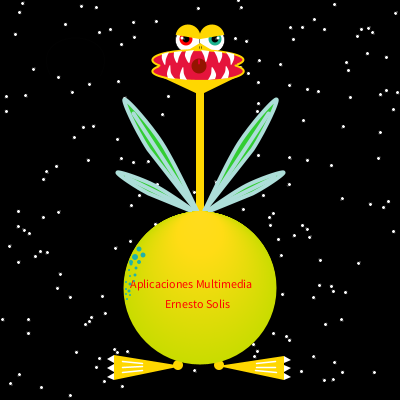
Frame 1 (no input)
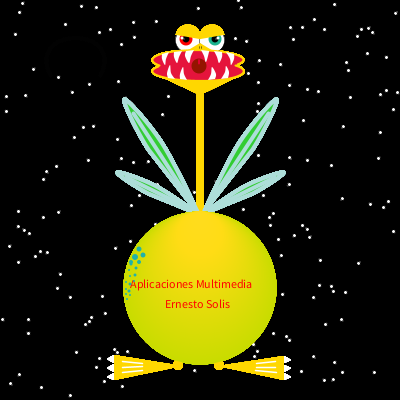
Frame 60 (the mouse pressed at the canvas centre just before this capture)
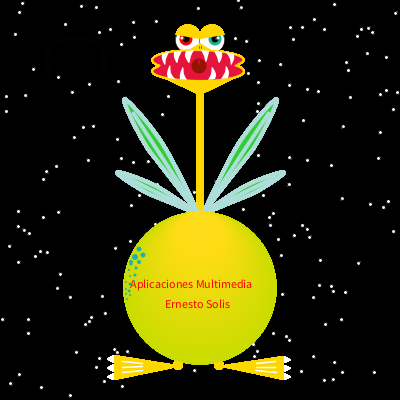
Frame 120 (the mouse held since frame 60 and released just before this capture)

The Processing sketch that drew these frames (run headless with seeded random() and noise(); from frame 60 on, the mouse is pressed at the canvas centre):

// Processing sketch: processing_98857
// ── processing_98857.pde

float x;
float y;
//color c = color(201, 223, 0);
color c = color(255, 215, 0);
color r = color (229,20,60);
color j = color (253, 255, 255);
color rojo = color(255);
 
void setup(){
  size(400,400);
  frameRate(30);
  smooth();
  background(0);
  for(int i = 0;i<200;i++){
    fill(255);
    ellipse(random(400),random(400),4,4);
  }
   

 x= width*0.5;
 y= height* 0.72;
}
 
 
void draw (){
  noFill();
  stroke(2); 
  bezier(50, 75, 25, 25, 125, 25, 100, 75);
     
  fill (255);
  stroke (0);
  strokeWeight(0.5);
  ellipse (x-12, y-248, 25, 25);
   
    noStroke();
    fill(255,0,0); 
    ellipse(x-14, y-249, 13, 13);
   

      fill(0);
      ellipse (x-14 ,y-249, 7, 7);
     
     
        fill(255);
        ellipse (x-18, y-250, 3, 3);
        ellipse (x-16, y-249, 1, 1);
   

  fill (255);
  stroke (0);
  strokeWeight(0.5);
  ellipse (x+12, y-248, 25, 25);
   
 
     noStroke();
     fill(27,179,143);
     ellipse(x+15, y-249, 13, 13);
   
    
       fill(0);
       ellipse (x+15 ,y-249, 7, 7);
   
     
        fill(255);
        ellipse (x+18, y-250, 3, 3);
        ellipse (x+16, y-249, 1, 1);
   
 
 

  fill(c); 
  noStroke();
  arc(x-12, y-251, 25, 25, radians(190), radians(370));
   

  arc(x+12, y-251, 25, 25, radians(170), radians(350));
 

  triangle (x, y-245, x+15, y-236, x-15, y-236);
   

    stroke (0);
    strokeWeight(0.5);
    line (x+1, y-242, x+1, y-240);
    line (x-1, y-242, x-1, y-240);
   

  noStroke();
  triangle (x, y-193, x-45, y-214, x+41, y-213);
      

  rect (x-4, y-211, 8, 140);

 fill(r);
 noStroke();
 ellipse (x-2, y-217, 91, 20);
 ellipse (x-2, y-228, 91, 20);
 noFill();
 stroke(c);
 strokeWeight (2);
 arc (x-2, y-228, 91, 20, radians(148), radians(390));
 arc(x-2, y-217, 91, 20, radians(-35), radians(210));

   noStroke();
   fill(148,20,0);
   ellipse (x-1, y-222, 15, 15);
   fill(223,0,48);
   ellipse (x-1,y-227, 2, 4);
   ellipse (x-1, y-225, 2, 3);
  
/////Dientes//////////////////////////////////////////////
  noStroke();
  fill(rojo);
  beginShape();
  curveVertex (x-38, y-234);
  curveVertex (x-38, y-234);
  curveVertex (x-38, y-229);
  curveVertex (x-35, y-223);
  curveVertex (x-34, y-229);
  curveVertex (x-31, y-236);
  curveVertex (x-31, y-236);
  endShape(CLOSE);
 

  noStroke();
  fill(rojo);
  beginShape();
  curveVertex (x-26, y-236);
  curveVertex (x-26, y-236);
  curveVertex (x-26, y-231);
  curveVertex (x-23, y-225);
  curveVertex (x-21, y-231);
  curveVertex (x-18, y-237);
  curveVertex (x-18, y-237);
  endShape(CLOSE);

  noStroke();
  fill(rojo);
  beginShape();
  curveVertex (x-14, y-237);
  curveVertex (x-14, y-237);
  curveVertex (x-15, y-232);
  curveVertex (x-11, y-225);
  curveVertex (x-9, y-232);
  curveVertex (x-6, y-238);
  curveVertex (x-6, y-238);
  endShape(CLOSE);
 

  noStroke();
  fill(rojo);
  beginShape();
  curveVertex (x+26, y-236);
  curveVertex (x+26, y-236);
  curveVertex (x+30, y-229);
  curveVertex (x+31, y-223);
  curveVertex (x+34, y-229);
  curveVertex (x+34, y-234);
  curveVertex (x+34, y-234);
  endShape(CLOSE);
 

  noStroke();
  fill(rojo);
  beginShape();
  curveVertex (x+14, y-237);
  curveVertex (x+14, y-237);
  curveVertex (x+17, y-231);
  curveVertex (x+19, y-225);
  curveVertex (x+22, y-231);
  curveVertex (x+22, y-236);
  curveVertex (x+22, y-236);
  endShape(CLOSE);
 

  noStroke();
  fill(rojo);
  beginShape();
  curveVertex (x+1, y-238);
  curveVertex (x+1, y-238);
  curveVertex (x+4, y-232);
  curveVertex (x+6, y-226);
  curveVertex (x+9, y-236);
  curveVertex (x+9, y-237);
  curveVertex (x+9, y-237);
  endShape(CLOSE);
 

  noStroke();
  fill(rojo);
  beginShape();
  curveVertex (x-32, y-210);
  curveVertex (x-32, y-210);
  curveVertex (x-33, y-215);
  curveVertex (x-30, y-223);
  curveVertex (x-29, y-215);
  curveVertex (x-25, y-209);
  curveVertex (x-25, y-209);
  endShape(CLOSE);
 

  noStroke();
  fill(rojo);
  beginShape();
  curveVertex (x-20, y-209);
  curveVertex (x-20, y-209);
  curveVertex (x-20, y-214);
  curveVertex (x-17, y-221);
  curveVertex (x-16, y-214);
  curveVertex (x-13, y-208);
  curveVertex (x-13, y-208);
  endShape(CLOSE);
 

  noStroke();
  fill(rojo);
  beginShape();
  curveVertex (x+21, y-209);
  curveVertex (x+21, y-209);
  curveVertex (x+25, y-216);
  curveVertex (x+26, y-222);
  curveVertex (x+29, y-216);
  curveVertex (x+28, y-210);
  curveVertex (x+28, y-210);
  endShape(CLOSE);
 

  noStroke();
  fill(rojo);
  beginShape();
  curveVertex (x+8, y-208);
  curveVertex (x+8, y-208);
  curveVertex (x+11, y-214);
  curveVertex (x+12, y-221);
  curveVertex (x+16, y-214);
  curveVertex (x+15, y-209);
  curveVertex (x+15, y-209);
  endShape(CLOSE); 
  

  fill(c);
  ellipse (x-22, y+77, 10, 10);
  triangle (x-18, y+78, x-86, y+67, x-86, y+92);
   
  
    stroke (j);
    strokeWeight(1.5);
    line (x-78, y+73, x-58, y+75);
    line (x-78, y+79, x-58, y+78);
    line (x-78, y+84, x-58, y+82);
   
  
      noStroke();
      fill (255);
      triangle (x-93, y+71, x-86, y+67, x-86, y+75);
      triangle (x-93, y+80, x-86, y+76, x-86, y+84);
      triangle (x-93, y+89, x-86, y+85, x-86, y+92);
   

  fill(c);
  ellipse (x+19, y+77, 10, 10);
  triangle (x+18, y+78, x+84,y+68, x+84, y+92);
     

    stroke (j);
    line (x+56, y+75, x+75, y+73);
    line (x+56, y+79, x+75, y+79);
    line (x+55, y+82, x+76, y+84);
     
    
      noStroke();
      fill (255);
      triangle (x+91, y+72, x+84, y+68, x+84, y+75);
      triangle (x+91, y+80, x+84, y+77, x+84, y+84);
      triangle (x+91, y+89, x+84, y+85, x+84, y+92);
     
//alas////////////////////////////////////////////////////////////
//scale(1.5);
strokeWeight(4);
fill(50, 205, 50);
stroke (173,222,217);
beginShape();
curveVertex (x-2, y-75);
curveVertex (x-2, y-75);
curveVertex (x-39, y-146);
curveVertex (x-76, y-189);
curveVertex (x-52, y-139);
curveVertex (x-2, y-75);
endShape(CLOSE);
line(x-4, y-78, x-67, y-175);
stroke(173,222,217);
 

fill(50, 205, 50);
stroke (173,222,217);
beginShape();
curveVertex (x-3, y-75);
curveVertex (x-3, y-75);
curveVertex (x-46, y-103);
curveVertex (x-83, y-116);
curveVertex (x-52, y-95);
curveVertex (x-3, y-75);
endShape(CLOSE);
line(x-3, y-76, x-74, y-111);
stroke(173,222,217); 
 
fill(50, 205, 50);
stroke (173,222,217);
beginShape();
curveVertex (x+4, y-78);
curveVertex (x+4, y-78);
curveVertex (x+39, y-146);
curveVertex (x+76, y-189);
curveVertex (x+52, y-139);
curveVertex (x+4, y-78);
endShape(CLOSE);
line(x+4, y-78, x+68, y-175);
stroke(173,222,217);
 

fill(50, 205, 50);
stroke (173,222,217);
beginShape();
curveVertex (x+3, y-75);
curveVertex (x+3, y-75);
curveVertex (x+46, y-103);
curveVertex (x+83, y-116);
curveVertex (x+52, y-95);
curveVertex (x+3, y-75);
endShape(CLOSE);
line(x+3, y-76, x+74, y-111);
stroke(173,222,217);

//
scale(1);
for(int i=0; i<=153; i++){
    noStroke();
    scale(1);
    fill(201+i*0.5,220,0+i*0.2);
    ellipse (x, y-i*0.5, 153-i, 153-i);
}
//0 128 128

    fill(255,0,0);
    text("Aplicaciones Multimedia",x-70,y);
    text("Ernesto Solis",x-35,y+20);
    
    fill(32, 178, 170);
    ellipse (x-61, y-39, 5,5);
    ellipse (x-57, y-33, 5,5);
    ellipse (x-65, y-31, 6,6);
    ellipse (x-61, y-26, 4,4);
    ellipse (x-69, y-26, 4,4);
    ellipse (x-69, y-24, 3,3);
    ellipse (x-64, y-20, 3,3);
    ellipse (x-71, y-18, 2,2);
    ellipse (x-65, y-13, 3,3);
    ellipse (x-70, y-12, 2,2);
    ellipse (x-66, y-7, 2,2);
    ellipse (x-74, y-6, 2,2);
    ellipse (x-70, y-4, 3,3);
    ellipse (x-74, y+1, 2,2);
    ellipse (x-71, y+3, 3,3);
    ellipse (x-74, y+6, 2,2);
    ellipse (x-70, y+7, 2,2);
    ellipse (x-73, y+11, 2,2); 
}
